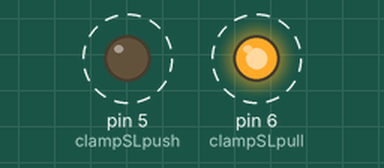
This sketch was run on a simulated Arduino Uno, built with avr-gcc and run on an emulated ATmega328P. Parts: output pins drawn as LEDs (lit = HIGH). Dashed ring = blinking.

Above: at 0.6 s.
Timing chart, 0 to 5.1 s (numbered marks = the images above):
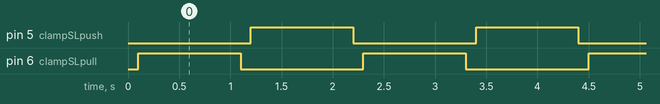

The sketch:

clampsTesting.ino
```cpp
const int clampSLpush = 5; // clamp push
const int clampSLpull = 6; // clamp pull
const int NPN1 = 1; // left side sensor
const int NPN2 = 2; // right side sensor
int inputTime = 0;
int clamps = 1;
void setup() {
  pinMode(clampSLpush, OUTPUT);
  pinMode(clampSLpull, OUTPUT);
  digitalWrite(clampSLpush, HIGH);

}

void loop() {
  if (inputTime = 15)
  {
    if (clamps == 1)
    {
      digitalWrite(clampSLpush, LOW);
      delay(100);
      digitalWrite(clampSLpull, HIGH);
      clamps = 0;
    }else if (clamps == 0)
    {
      digitalWrite(clampSLpull, LOW);
      delay(100);
      digitalWrite(clampSLpush, HIGH);
      clamps = 1;
    }
    inputTime = 0;
  }
  inputTime = inputTime + 1;
  delay(1000);

}
```

Measured:
- by itself, pin 5 (clampSLpush), pin 6 (clampSLpull): alternates HIGH for 1.0 s and LOW for 1.2 s
- by itself, everything shown: repeats every 2.2 s, in 4 steps
